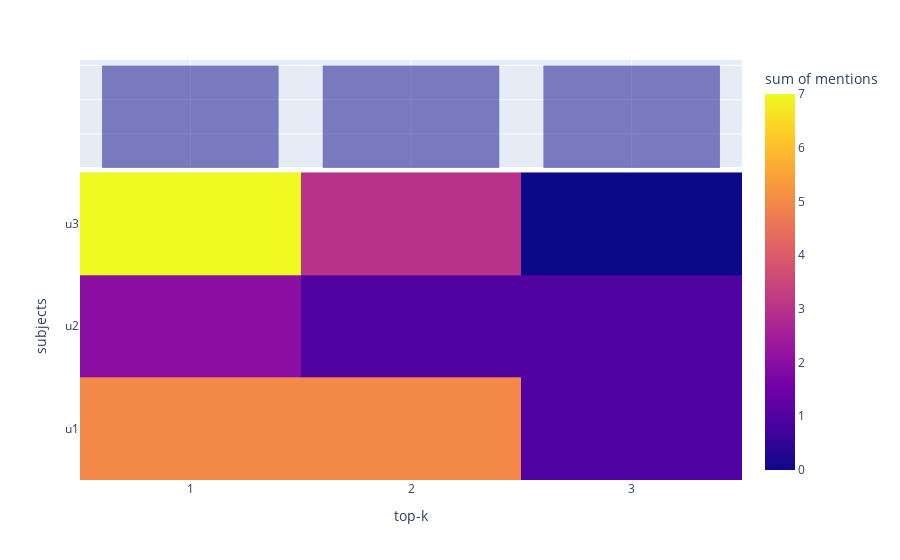

The notebook cell saved with this chart:
### Markdown cell above
### Test plots on dummy data

### Code cell
dummy_data = {
    "subjects": ["u1", "u1", "u1", "u2", "u2", "u2", "u3", "u3", "u3"],
    "top-k": ["1", "2", "3", "1", "2", "3", "1", "2", "3"],
    "mentions": [5, 5, 1, 2, 1, 1, 7, 3, 0]
}

df = pd.DataFrame.from_dict(dummy_data)

fig = px.density_heatmap(df, x="top-k", y="subjects", z="mentions", marginal_x="histogram")
fig.show()

### Figure 1 — Plotly figure (JSON) as saved in the notebook; plotly's stock layout.template omitted (floating-point values rounded to 4 significant figures)
{"data": [{"coloraxis": "coloraxis", "histfunc": "sum", "hovertemplate": "top-k=%{x}<br>subjects=%{y}<br>sum of mentions=%{z}<extra></extra>", "name": "", "type": "histogram2d", "x": ["1", "2", "3", "1", "2", "3", "1", "2", "3"], "xaxis": "x", "xbingroup": "x", "y": ["u1", "u1", "u1", "u2", "u2", "u2", "u3", "u3", "u3"], "yaxis": "y", "ybingroup": "y", "z": [5, 5, 1, 2, 1, 1, 7, 3, 0]}, {"alignmentgroup": "True", "bingroup": "x", "hovertemplate": "top-k=%{x}<br>count=%{y}<extra></extra>", "legendgroup": "", "marker": {"color": "#0d0887"}, "name": "", "offsetgroup": "", "opacity": 0.5, "showlegend": false, "type": "histogram", "x": ["1", "2", "3", "1", "2", "3", "1", "2", "3"], "xaxis": "x2", "yaxis": "y2"}], "layout": {"autosize": true, "barmode": "overlay", "coloraxis": {"colorbar": {"title": {"text": "sum of mentions"}}, "colorscale": [[0, "#0d0887"], [0.1111, "#46039f"], [0.2222, "#7201a8"], [0.3333, "#9c179e"], [0.4444, "#bd3786"], [0.5556, "#d8576b"], [0.6667, "#ed7953"], [0.7778, "#fb9f3a"], [0.8889, "#fdca26"], [1, "#f0f921"]]}, "legend": {"tracegroupgap": 0}, "margin": {"t": 60}, "xaxis": {"anchor": "y", "autorange": true, "domain": [0, 1], "range": [-0.5, 2.5], "title": {"text": "top-k"}, "type": "category"}, "xaxis2": {"anchor": "y2", "autorange": true, "domain": [0, 1], "matches": "x", "range": [-0.5, 2.5], "showgrid": true, "showticklabels": false, "type": "category"}, "yaxis": {"anchor": "x", "autorange": true, "domain": [0, 0.7326], "range": [-0.5, 2.5], "title": {"text": "subjects"}, "type": "category"}, "yaxis2": {"anchor": "x2", "autorange": true, "domain": [0.7426, 1], "matches": "y2", "range": [0, 3.158], "showgrid": true, "showline": false, "showticklabels": false, "ticks": ""}}}
